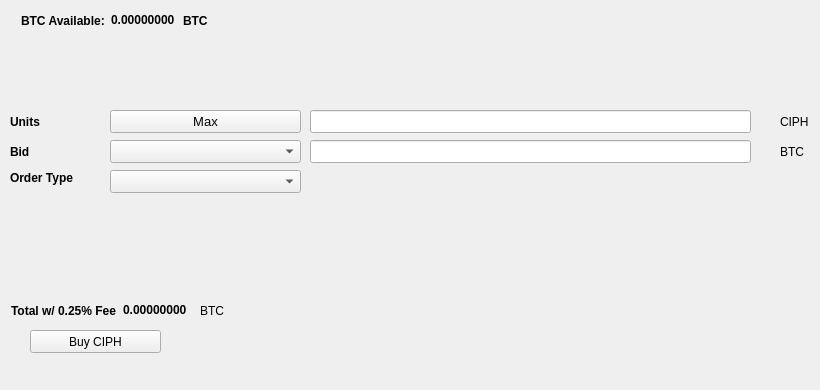
   <widget class="QWidget" name="BuyTab">
    <attribute name="title">
     <string>Buy</string>
    </attribute>
    <widget class="QPushButton" name="BuyCIPH">
     <property name="geometry">
      <rect>
       <x>30</x>
       <y>330</y>
       <width>131</width>
       <height>23</height>
      </rect>
     </property>
     <property name="text">
      <string>Buy CIPH</string>
     </property>
     <property name="icon">
      <iconset resource="../ciphercoin.qrc">
       <normaloff>:/icons/bitcoin</normaloff>:/icons/bitcoin</iconset>
     </property>
    </widget>
    <widget class="QLabel" name="label_3">
     <property name="geometry">
      <rect>
       <x>10</x>
       <y>110</y>
       <width>46</width>
       <height>23</height>
      </rect>
     </property>
     <property name="font">
      <font>
       <weight>75</weight>
       <bold>true</bold>
      </font>
     </property>
     <property name="text">
      <string>Units</string>
     </property>
    </widget>
    <widget class="QLineEdit" name="UnitsInput">
     <property name="geometry">
      <rect>
       <x>310</x>
       <y>110</y>
       <width>441</width>
       <height>23</height>
      </rect>
     </property>
     <property name="font">
      <font>
       <pointsize>9</pointsize>
       <weight>75</weight>
       <bold>true</bold>
      </font>
     </property>
    </widget>
    <widget class="QLineEdit" name="BuyBidPriceEdit">
     <property name="geometry">
      <rect>
       <x>310</x>
       <y>140</y>
       <width>441</width>
       <height>23</height>
      </rect>
     </property>
     <property name="font">
      <font>
       <pointsize>9</pointsize>
       <weight>75</weight>
       <bold>true</bold>
      </font>
     </property>
    </widget>
    <widget class="QLabel" name="label_4">
     <property name="geometry">
      <rect>
       <x>780</x>
       <y>110</y>
       <width>31</width>
       <height>23</height>
      </rect>
     </property>
     <property name="text">
      <string>CIPH</string>
     </property>
    </widget>
    <widget class="QLabel" name="label_5">
     <property name="geometry">
      <rect>
       <x>780</x>
       <y>140</y>
       <width>31</width>
       <height>23</height>
      </rect>
     </property>
     <property name="text">
      <string>BTC</string>
     </property>
    </widget>
    <widget class="QLabel" name="label_6">
     <property name="geometry">
      <rect>
       <x>10</x>
       <y>140</y>
       <width>46</width>
       <height>23</height>
      </rect>
     </property>
     <property name="font">
      <font>
       <weight>75</weight>
       <bold>true</bold>
      </font>
     </property>
     <property name="text">
      <string>Bid</string>
     </property>
    </widget>
    <widget class="QLabel" name="label_7">
     <property name="geometry">
      <rect>
       <x>10</x>
       <y>170</y>
       <width>91</width>
       <height>16</height>
      </rect>
     </property>
     <property name="font">
      <font>
       <weight>75</weight>
       <bold>true</bold>
      </font>
     </property>
     <property name="text">
      <string>Order Type</string>
     </property>
    </widget>
    <widget class="QPushButton" name="Buy_Max_Amount">
     <property name="geometry">
      <rect>
       <x>110</x>
       <y>110</y>
       <width>191</width>
       <height>23</height>
      </rect>
     </property>
     <property name="font">
      <font>
       <pointsize>10</pointsize>
      </font>
     </property>
     <property name="text">
      <string>Max</string>
     </property>
    </widget>
    <widget class="QComboBox" name="BuyBidcomboBox">
     <property name="geometry">
      <rect>
       <x>110</x>
       <y>140</y>
       <width>191</width>
       <height>23</height>
      </rect>
     </property>
     <property name="font">
      <font>
       <pointsize>10</pointsize>
      </font>
     </property>
    </widget>
    <widget class="QComboBox" name="buyOrdertypeCombo">
     <property name="geometry">
      <rect>
       <x>110</x>
       <y>170</y>
       <width>191</width>
       <height>23</height>
      </rect>
     </property>
     <property name="font">
      <font>
       <pointsize>10</pointsize>
      </font>
     </property>
    </widget>
    <widget class="QWidget" name="layoutWidget1">
     <property name="geometry">
      <rect>
       <x>21</x>
       <y>11</y>
       <width>227</width>
       <height>19</height>
      </rect>
     </property>
     <layout class="QHBoxLayout" name="horizontalLayout_3">
      <item>
       <widget class="QLabel" name="label232">
        <property name="font">
         <font>
          <weight>75</weight>
          <bold>true</bold>
         </font>
        </property>
        <property name="text">
         <string>BTC Available:</string>
        </property>
       </widget>
      </item>
      <item>
       <widget class="QLabel" name="BtcAvailableLbl">
        <property name="palette">
         <palette>
          <active>
           <colorrole role="WindowText">
            <brush brushstyle="SolidPattern">
             <color alpha="255">
              <red>0</red>
              <green>0</green>
              <blue>0</blue>
             </color>
            </brush>
           </colorrole>
           <colorrole role="Button">
            <brush brushstyle="SolidPattern">
             <color alpha="255">
              <red>0</red>
              <green>170</green>
              <blue>0</blue>
             </color>
            </brush>
           </colorrole>
           <colorrole role="Light">
            <brush brushstyle="SolidPattern">
             <color alpha="255">
              <red>0</red>
              <green>255</green>
              <blue>0</blue>
             </color>
            </brush>
           </colorrole>
           <colorrole role="Midlight">
            <brush brushstyle="SolidPattern">
             <color alpha="255">
              <red>0</red>
              <green>212</green>
              <blue>0</blue>
             </color>
            </brush>
           </colorrole>
           <colorrole role="Dark">
            <brush brushstyle="SolidPattern">
             <color alpha="255">
              <red>0</red>
              <green>85</green>
              <blue>0</blue>
             </color>
            </brush>
           </colorrole>
           <colorrole role="Mid">
            <brush brushstyle="SolidPattern">
             <color alpha="255">
              <red>0</red>
              <green>113</green>
              <blue>0</blue>
             </color>
            </brush>
           </colorrole>
           <colorrole role="Text">
            <brush brushstyle="SolidPattern">
             <color alpha="255">
              <red>0</red>
              <green>170</green>
              <blue>0</blue>
             </color>
            </brush>
           </colorrole>
           <colorrole role="BrightText">
            <brush brushstyle="SolidPattern">
             <color alpha="255">
              <red>255</red>
              <green>255</green>
              <blue>255</blue>
             </color>
            </brush>
           </colorrole>
           <colorrole role="ButtonText">
            <brush brushstyle="SolidPattern">
             <color alpha="255">
              <red>0</red>
              <green>0</green>
              <blue>0</blue>
             </color>
            </brush>
           </colorrole>
           <colorrole role="Base">
            <brush brushstyle="SolidPattern">
             <color alpha="255">
              <red>255</red>
              <green>255</green>
              <blue>255</blue>
             </color>
            </brush>
           </colorrole>
           <colorrole role="Window">
            <brush brushstyle="SolidPattern">
             <color alpha="255">
              <red>0</red>
              <green>170</green>
              <blue>0</blue>
             </color>
            </brush>
           </colorrole>
           <colorrole role="Shadow">
            <brush brushstyle="SolidPattern">
             <color alpha="255">
              <red>0</red>
              <green>0</green>
              <blue>0</blue>
             </color>
            </brush>
           </colorrole>
           <colorrole role="AlternateBase">
            <brush brushstyle="SolidPattern">
             <color alpha="255">
              <red>127</red>
              <green>212</green>
              <blue>127</blue>
             </color>
            </brush>
           </colorrole>
           <colorrole role="ToolTipBase">
            <brush brushstyle="SolidPattern">
             <color alpha="255">
              <red>255</red>
              <green>255</green>
              <blue>220</blue>
             </color>
            </brush>
           </colorrole>
           <colorrole role="ToolTipText">
            <brush brushstyle="SolidPattern">
             <color alpha="255">
              <red>0</red>
              <green>0</green>
              <blue>0</blue>
             </color>
            </brush>
           </colorrole>
          </active>
          <inactive>
           <colorrole role="WindowText">
            <brush brushstyle="SolidPattern">
             <color alpha="255">
              <red>0</red>
              <green>0</green>
              <blue>0</blue>
             </color>
            </brush>
           </colorrole>
           <colorrole role="Button">
            <brush brushstyle="SolidPattern">
             <color alpha="255">
              <red>0</red>
              <green>170</green>
              <blue>0</blue>
             </color>
            </brush>
           </colorrole>
           <colorrole role="Light">
            <brush brushstyle="SolidPattern">
             <color alpha="255">
              <red>0</red>
              <green>255</green>
              <blue>0</blue>
             </color>
            </brush>
           </colorrole>
           <colorrole role="Midlight">
            <brush brushstyle="SolidPattern">
             <color alpha="255">
              <red>0</red>
              <green>212</green>
              <blue>0</blue>
             </color>
            </brush>
           </colorrole>
           <colorrole role="Dark">
            <brush brushstyle="SolidPattern">
             <color alpha="255">
              <red>0</red>
              <green>85</green>
              <blue>0</blue>
             </color>
            </brush>
           </colorrole>
           <colorrole role="Mid">
            <brush brushstyle="SolidPattern">
             <color alpha="255">
              <red>0</red>
              <green>113</green>
              <blue>0</blue>
             </color>
            </brush>
           </colorrole>
           <colorrole role="Text">
            <brush brushstyle="SolidPattern">
             <color alpha="255">
              <red>0</red>
              <green>170</green>
              <blue>0</blue>
             </color>
            </brush>
           </colorrole>
           <colorrole role="BrightText">
            <brush brushstyle="SolidPattern">
             <color alpha="255">
              <red>255</red>
              <green>255</green>
              <blue>255</blue>
             </color>
            </brush>
           </colorrole>
           <colorrole role="ButtonText">
            <brush brushstyle="SolidPattern">
             <color alpha="255">
              <red>0</red>
              <green>0</green>
              <blue>0</blue>
             </color>
            </brush>
           </colorrole>
           <colorrole role="Base">
            <brush brushstyle="SolidPattern">
             <color alpha="255">
              <red>255</red>
              <green>255</green>
              <blue>255</blue>
             </color>
            </brush>
           </colorrole>
           <colorrole role="Window">
            <brush brushstyle="SolidPattern">
             <color alpha="255">
              <red>0</red>
              <green>170</green>
              <blue>0</blue>
             </color>
            </brush>
           </colorrole>
           <colorrole role="Shadow">
            <brush brushstyle="SolidPattern">
             <color alpha="255">
              <red>0</red>
              <green>0</green>
              <blue>0</blue>
             </color>
            </brush>
           </colorrole>
           <colorrole role="AlternateBase">
            <brush brushstyle="SolidPattern">
             <color alpha="255">
              <red>127</red>
              <green>212</green>
              <blue>127</blue>
             </color>
            </brush>
           </colorrole>
           <colorrole role="ToolTipBase">
            <brush brushstyle="SolidPattern">
             <color alpha="255">
              <red>255</red>
              <green>255</green>
              <blue>220</blue>
             </color>
            </brush>
           </colorrole>
           <colorrole role="ToolTipText">
            <brush brushstyle="SolidPattern">
             <color alpha="255">
              <red>0</red>
              <green>0</green>
              <blue>0</blue>
             </color>
            </brush>
           </colorrole>
          </inactive>
          <disabled>
           <colorrole role="WindowText">
            <brush brushstyle="SolidPattern">
             <color alpha="255">
              <red>0</red>
              <green>85</green>
              <blue>0</blue>
             </color>
            </brush>
           </colorrole>
           <colorrole role="Button">
            <brush brushstyle="SolidPattern">
             <color alpha="255">
              <red>0</red>
              <green>170</green>
              <blue>0</blue>
             </color>
            </brush>
           </colorrole>
           <colorrole role="Light">
            <brush brushstyle="SolidPattern">
             <color alpha="255">
              <red>0</red>
              <green>255</green>
              <blue>0</blue>
             </color>
            </brush>
           </colorrole>
           <colorrole role="Midlight">
            <brush brushstyle="SolidPattern">
             <color alpha="255">
              <red>0</red>
              <green>212</green>
              <blue>0</blue>
             </color>
            </brush>
           </colorrole>
           <colorrole role="Dark">
            <brush brushstyle="SolidPattern">
             <color alpha="255">
              <red>0</red>
              <green>85</green>
              <blue>0</blue>
             </color>
            </brush>
           </colorrole>
           <colorrole role="Mid">
            <brush brushstyle="SolidPattern">
             <color alpha="255">
              <red>0</red>
              <green>113</green>
              <blue>0</blue>
             </color>
            </brush>
           </colorrole>
           <colorrole role="Text">
            <brush brushstyle="SolidPattern">
             <color alpha="255">
              <red>0</red>
              <green>85</green>
              <blue>0</blue>
             </color>
            </brush>
           </colorrole>
           <colorrole role="BrightText">
            <brush brushstyle="SolidPattern">
             <color alpha="255">
              <red>255</red>
              <green>255</green>
              <blue>255</blue>
             </color>
            </brush>
           </colorrole>
           <colorrole role="ButtonText">
            <brush brushstyle="SolidPattern">
             <color alpha="255">
              <red>0</red>
              <green>85</green>
              <blue>0</blue>
             </color>
            </brush>
           </colorrole>
           <colorrole role="Base">
            <brush brushstyle="SolidPattern">
             <color alpha="255">
              <red>0</red>
              <green>170</green>
              <blue>0</blue>
             </color>
            </brush>
           </colorrole>
           <colorrole role="Window">
            <brush brushstyle="SolidPattern">
             <color alpha="255">
              <red>0</red>
              <green>170</green>
              <blue>0</blue>
             </color>
            </brush>
           </colorrole>
           <colorrole role="Shadow">
            <brush brushstyle="SolidPattern">
             <color alpha="255">
              <red>0</red>
              <green>0</green>
              <blue>0</blue>
             </color>
            </brush>
           </colorrole>
           <colorrole role="AlternateBase">
            <brush brushstyle="SolidPattern">
             <color alpha="255">
              <red>0</red>
              <green>170</green>
              <blue>0</blue>
             </color>
            </brush>
           </colorrole>
           <colorrole role="ToolTipBase">
            <brush brushstyle="SolidPattern">
             <color alpha="255">
              <red>255</red>
              <green>255</green>
              <blue>220</blue>
             </color>
            </brush>
           </colorrole>
           <colorrole role="ToolTipText">
            <brush brushstyle="SolidPattern">
             <color alpha="255">
              <red>0</red>
              <green>0</green>
              <blue>0</blue>
             </color>
            </brush>
           </colorrole>
          </disabled>
         </palette>
        </property>
        <property name="font">
         <font>
          <weight>75</weight>
          <bold>true</bold>
         </font>
        </property>
        <property name="text">
         <string>0.00000000</string>
        </property>
        <property name="textInteractionFlags">
         <set>Qt::LinksAccessibleByMouse|Qt::TextSelectableByKeyboard|Qt::TextSelectableByMouse</set>
        </property>
       </widget>
      </item>
      <item>
       <widget class="QLabel" name="BtcAvailableLbl_2">
        <property name="font">
         <font>
          <weight>75</weight>
          <bold>true</bold>
         </font>
        </property>
        <property name="text">
         <string>BTC</string>
        </property>
       </widget>
      </item>
     </layout>
    </widget>
    <widget class="QWidget" name="layoutWidge2">
     <property name="geometry">
      <rect>
       <x>11</x>
       <y>301</y>
       <width>259</width>
       <height>19</height>
      </rect>
     </property>
     <layout class="QHBoxLayout" name="horizontalLayout_4">
      <item>
       <widget class="QLabel" name="label_9">
        <property name="font">
         <font>
          <weight>75</weight>
          <bold>true</bold>
         </font>
        </property>
        <property name="text">
         <string>Total w/ 0.25% Fee</string>
        </property>
       </widget>
      </item>
      <item>
       <widget class="QLabel" name="BuyCostLabel">
        <property name="palette">
         <palette>
          <active>
           <colorrole role="WindowText">
            <brush brushstyle="SolidPattern">
             <color alpha="255">
              <red>0</red>
              <green>0</green>
              <blue>0</blue>
             </color>
            </brush>
           </colorrole>
           <colorrole role="Button">
            <brush brushstyle="SolidPattern">
             <color alpha="255">
              <red>0</red>
              <green>170</green>
              <blue>0</blue>
             </color>
            </brush>
           </colorrole>
           <colorrole role="Light">
            <brush brushstyle="SolidPattern">
             <color alpha="255">
              <red>0</red>
              <green>255</green>
              <blue>0</blue>
             </color>
            </brush>
           </colorrole>
           <colorrole role="Midlight">
            <brush brushstyle="SolidPattern">
             <color alpha="255">
              <red>0</red>
              <green>212</green>
              <blue>0</blue>
             </color>
            </brush>
           </colorrole>
           <colorrole role="Dark">
            <brush brushstyle="SolidPattern">
             <color alpha="255">
              <red>0</red>
              <green>85</green>
              <blue>0</blue>
             </color>
            </brush>
           </colorrole>
           <colorrole role="Mid">
            <brush brushstyle="SolidPattern">
             <color alpha="255">
              <red>0</red>
              <green>113</green>
              <blue>0</blue>
             </color>
            </brush>
           </colorrole>
           <colorrole role="Text">
            <brush brushstyle="SolidPattern">
             <color alpha="255">
              <red>0</red>
              <green>170</green>
              <blue>0</blue>
             </color>
            </brush>
           </colorrole>
           <colorrole role="BrightText">
            <brush brushstyle="SolidPattern">
             <color alpha="255">
              <red>255</red>
              <green>255</green>
              <blue>255</blue>
             </color>
            </brush>
           </colorrole>
           <colorrole role="ButtonText">
            <brush brushstyle="SolidPattern">
             <color alpha="255">
              <red>0</red>
              <green>0</green>
              <blue>0</blue>
             </color>
            </brush>
           </colorrole>
           <colorrole role="Base">
            <brush brushstyle="SolidPattern">
             <color alpha="255">
              <red>255</red>
              <green>255</green>
              <blue>255</blue>
             </color>
            </brush>
           </colorrole>
           <colorrole role="Window">
            <brush brushstyle="SolidPattern">
             <color alpha="255">
              <red>0</red>
              <green>170</green>
              <blue>0</blue>
             </color>
            </brush>
           </colorrole>
           <colorrole role="Shadow">
            <brush brushstyle="SolidPattern">
             <color alpha="255">
              <red>0</red>
              <green>0</green>
              <blue>0</blue>
             </color>
            </brush>
           </colorrole>
           <colorrole role="AlternateBase">
            <brush brushstyle="SolidPattern">
             <color alpha="255">
              <red>127</red>
              <green>212</green>
              <blue>127</blue>
             </color>
            </brush>
           </colorrole>
           <colorrole role="ToolTipBase">
            <brush brushstyle="SolidPattern">
             <color alpha="255">
              <red>255</red>
              <green>255</green>
              <blue>220</blue>
             </color>
            </brush>
           </colorrole>
           <colorrole role="ToolTipText">
            <brush brushstyle="SolidPattern">
             <color alpha="255">
              <red>0</red>
              <green>0</green>
              <blue>0</blue>
             </color>
            </brush>
           </colorrole>
          </active>
          <inactive>
           <colorrole role="WindowText">
            <brush brushstyle="SolidPattern">
             <color alpha="255">
              <red>0</red>
              <green>0</green>
              <blue>0</blue>
             </color>
            </brush>
           </colorrole>
           <colorrole role="Button">
            <brush brushstyle="SolidPattern">
             <color alpha="255">
              <red>0</red>
              <green>170</green>
              <blue>0</blue>
             </color>
            </brush>
           </colorrole>
           <colorrole role="Light">
            <brush brushstyle="SolidPattern">
             <color alpha="255">
              <red>0</red>
              <green>255</green>
              <blue>0</blue>
             </color>
            </brush>
           </colorrole>
           <colorrole role="Midlight">
            <brush brushstyle="SolidPattern">
             <color alpha="255">
              <red>0</red>
              <green>212</green>
              <blue>0</blue>
             </color>
            </brush>
           </colorrole>
           <colorrole role="Dark">
            <brush brushstyle="SolidPattern">
             <color alpha="255">
              <red>0</red>
              <green>85</green>
              <blue>0</blue>
             </color>
            </brush>
           </colorrole>
           <colorrole role="Mid">
            <brush brushstyle="SolidPattern">
             <color alpha="255">
              <red>0</red>
              <green>113</green>
              <blue>0</blue>
             </color>
            </brush>
           </colorrole>
           <colorrole role="Text">
            <brush brushstyle="SolidPattern">
             <color alpha="255">
              <red>0</red>
              <green>170</green>
              <blue>0</blue>
             </color>
            </brush>
           </colorrole>
           <colorrole role="BrightText">
            <brush brushstyle="SolidPattern">
             <color alpha="255">
              <red>255</red>
              <green>255</green>
              <blue>255</blue>
             </color>
            </brush>
           </colorrole>
           <colorrole role="ButtonText">
            <brush brushstyle="SolidPattern">
             <color alpha="255">
              <red>0</red>
              <green>0</green>
              <blue>0</blue>
             </color>
            </brush>
           </colorrole>
           <colorrole role="Base">
            <brush brushstyle="SolidPattern">
             <color alpha="255">
              <red>255</red>
              <green>255</green>
              <blue>255</blue>
             </color>
            </brush>
           </colorrole>
           <colorrole role="Window">
            <brush brushstyle="SolidPattern">
             <color alpha="255">
              <red>0</red>
              <green>170</green>
              <blue>0</blue>
             </color>
            </brush>
           </colorrole>
           <colorrole role="Shadow">
            <brush brushstyle="SolidPattern">
             <color alpha="255">
              <red>0</red>
              <green>0</green>
              <blue>0</blue>
             </color>
            </brush>
           </colorrole>
           <colorrole role="AlternateBase">
            <brush brushstyle="SolidPattern">
             <color alpha="255">
              <red>127</red>
              <green>212</green>
              <blue>127</blue>
             </color>
            </brush>
           </colorrole>
           <colorrole role="ToolTipBase">
            <brush brushstyle="SolidPattern">
             <color alpha="255">
              <red>255</red>
              <green>255</green>
              <blue>220</blue>
             </color>
            </brush>
           </colorrole>
           <colorrole role="ToolTipText">
            <brush brushstyle="SolidPattern">
             <color alpha="255">
              <red>0</red>
              <green>0</green>
              <blue>0</blue>
             </color>
            </brush>
           </colorrole>
          </inactive>
          <disabled>
           <colorrole role="WindowText">
            <brush brushstyle="SolidPattern">
             <color alpha="255">
              <red>0</red>
              <green>85</green>
              <blue>0</blue>
             </color>
            </brush>
           </colorrole>
           <colorrole role="Button">
            <brush brushstyle="SolidPattern">
             <color alpha="255">
              <red>0</red>
              <green>170</green>
              <blue>0</blue>
             </color>
            </brush>
           </colorrole>
           <colorrole role="Light">
            <brush brushstyle="SolidPattern">
             <color alpha="255">
              <red>0</red>
              <green>255</green>
              <blue>0</blue>
             </color>
            </brush>
           </colorrole>
           <colorrole role="Midlight">
            <brush brushstyle="SolidPattern">
             <color alpha="255">
              <red>0</red>
              <green>212</green>
              <blue>0</blue>
             </color>
            </brush>
           </colorrole>
           <colorrole role="Dark">
            <brush brushstyle="SolidPattern">
             <color alpha="255">
              <red>0</red>
              <green>85</green>
              <blue>0</blue>
             </color>
            </brush>
           </colorrole>
           <colorrole role="Mid">
            <brush brushstyle="SolidPattern">
             <color alpha="255">
              <red>0</red>
              <green>113</green>
              <blue>0</blue>
             </color>
            </brush>
           </colorrole>
           <colorrole role="Text">
            <brush brushstyle="SolidPattern">
             <color alpha="255">
              <red>0</red>
              <green>85</green>
              <blue>0</blue>
             </color>
            </brush>
           </colorrole>
           <colorrole role="BrightText">
            <brush brushstyle="SolidPattern">
             <color alpha="255">
              <red>255</red>
              <green>255</green>
              <blue>255</blue>
             </color>
            </brush>
           </colorrole>
           <colorrole role="ButtonText">
            <brush brushstyle="SolidPattern">
             <color alpha="255">
              <red>0</red>
              <green>85</green>
              <blue>0</blue>
             </color>
            </brush>
           </colorrole>
           <colorrole role="Base">
            <brush brushstyle="SolidPattern">
             <color alpha="255">
              <red>0</red>
              <green>170</green>
              <blue>0</blue>
             </color>
            </brush>
           </colorrole>
           <colorrole role="Window">
            <brush brushstyle="SolidPattern">
             <color alpha="255">
              <red>0</red>
              <green>170</green>
              <blue>0</blue>
             </color>
            </brush>
           </colorrole>
           <colorrole role="Shadow">
            <brush brushstyle="SolidPattern">
             <color alpha="255">
              <red>0</red>
              <green>0</green>
              <blue>0</blue>
             </color>
            </brush>
           </colorrole>
           <colorrole role="AlternateBase">
            <brush brushstyle="SolidPattern">
             <color alpha="255">
              <red>0</red>
              <green>170</green>
              <blue>0</blue>
             </color>
            </brush>
           </colorrole>
           <colorrole role="ToolTipBase">
            <brush brushstyle="SolidPattern">
             <color alpha="255">
              <red>255</red>
              <green>255</green>
              <blue>220</blue>
             </color>
            </brush>
           </colorrole>
           <colorrole role="ToolTipText">
            <brush brushstyle="SolidPattern">
             <color alpha="255">
              <red>0</red>
              <green>0</green>
              <blue>0</blue>
             </color>
            </brush>
           </colorrole>
          </disabled>
         </palette>
        </property>
        <property name="font">
         <font>
          <weight>75</weight>
          <bold>true</bold>
         </font>
        </property>
        <property name="autoFillBackground">
         <bool>false</bool>
        </property>
        <property name="text">
         <string>0.00000000</string>
        </property>
        <property name="textInteractionFlags">
         <set>Qt::LinksAccessibleByMouse|Qt::TextSelectableByMouse</set>
        </property>
       </widget>
      </item>
      <item>
       <widget class="QLabel" name="label_10">
        <property name="font">
         <font>
          <weight>50</weight>
          <bold>false</bold>
         </font>
        </property>
        <property name="text">
         <string>BTC</string>
        </property>
       </widget>
      </item>
     </layout>
    </widget>
    <widget class="QLabel" name="label_24">
     <property name="geometry">
      <rect>
       <x>460</x>
       <y>300</y>
       <width>281</width>
       <height>81</height>
      </rect>
     </property>
     <property name="text">
      <string/>
     </property>
     <property name="pixmap">
      <pixmap>:/images/bittrex</pixmap>
     </property>
    </widget>
   </widget>
